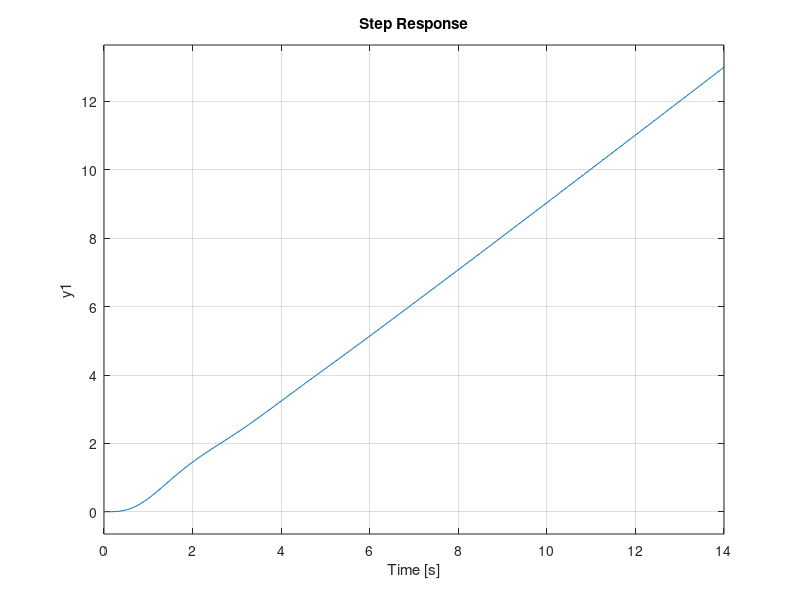

Write MATLAB code to recreate this figure.
s=tf('s');
sys1 = 10/(s*(s+1)*(s+2));%initial bode plot of the system
%bode(sys1)
lead = (8/0.3)*((s/0.3+1)/(s/8+1));%The calculated lead response that needs to be added
sys2 = sys1*lead;%The response of the system with the lead response added
%bode(sys2,sys1)%Plot comparing system 1 and 2
%legend('sys2', 'sys1');
sys3 = sys2*0.007;%Added a constant k that hopefully makes the system meet every criteria
%bode(sys1,sys2,sys3)%plot compairing the 3 systems found so far
%legend('sys1','sys2', 'sys3');
lag = (1+300000*s)/(1+1500*s);%As adding only lead does not meet every criteria, lag needs to be added
sys4 = sys2*lag;
%bode(sys1,sys2,sys4)%plot comparing the start system with the lag system
%and lag/lead system without constants
%legend('sys1','sys2','sys4');
sys5 = (1/27000)*sys4;%Calculated constant to match the Kv criteria
bode(sys1,sys2,sys3,sys4,sys5);%Final plot comparing the systems and checking if 
%the lead/lag system meets the criteria
legend('sys1','sys2','sys3','sys4','sys5');
ClosedLoop = sys5/(1+sys5);%Closed loop transfer function with perfect sensor
step(ClosedLoop);%step response
step(ClosedLoop/s,14)  %ramp response
